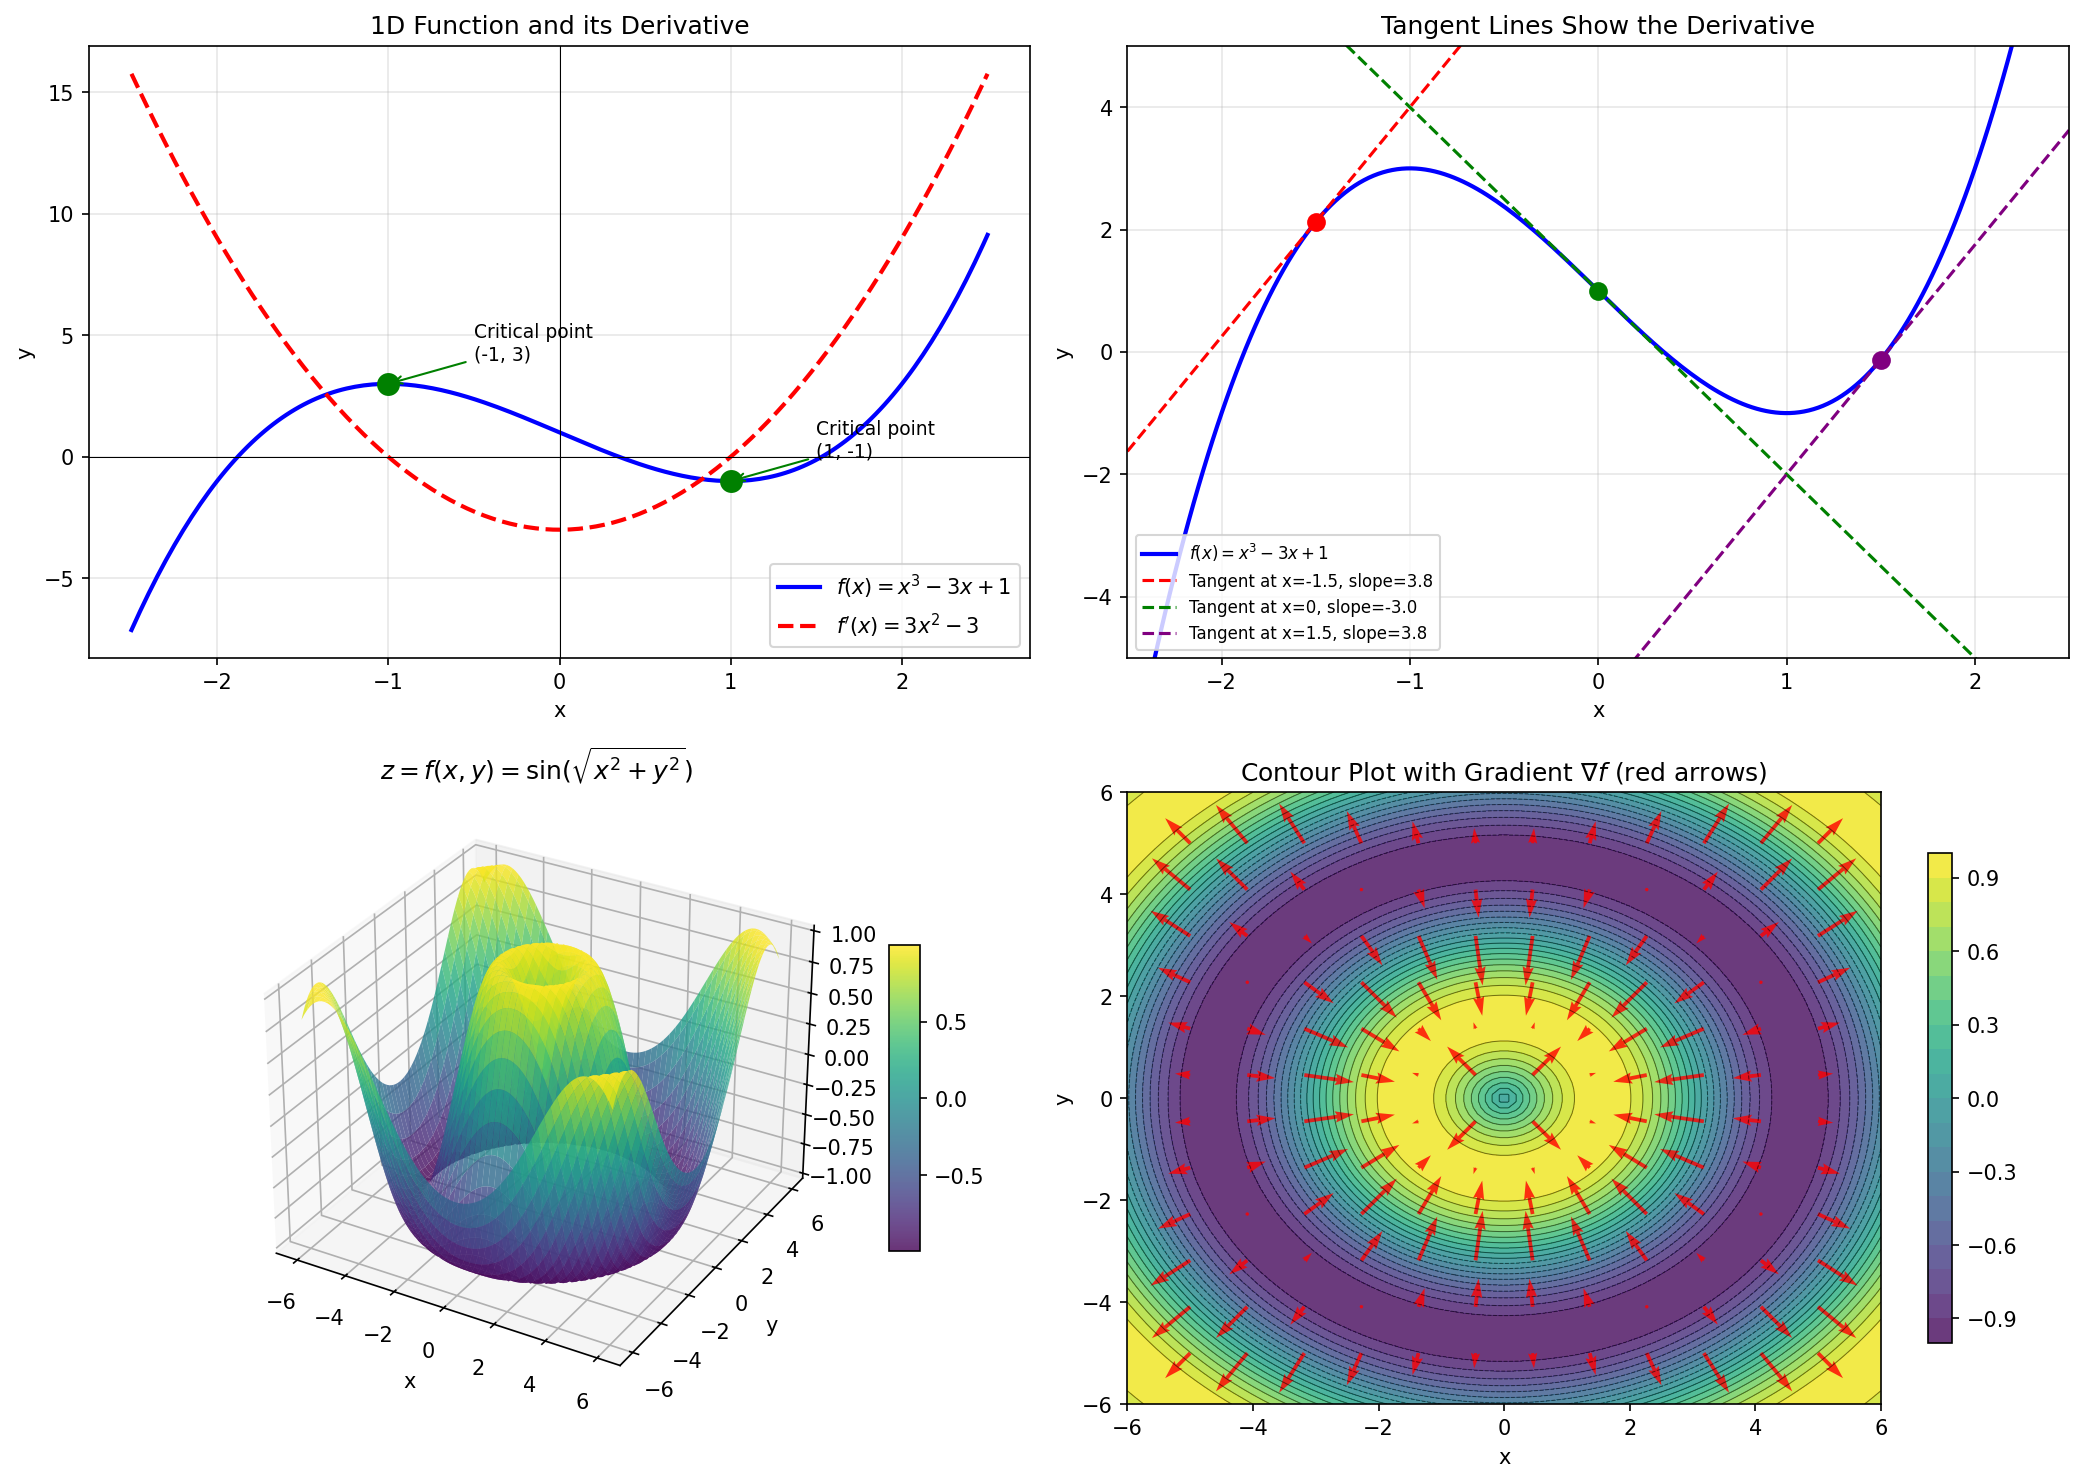

Generate this figure with Python:
"""
Multivariate Calculus Visualization
====================================
Understanding derivatives (1D) and gradients (2D) visually.
"""

import numpy as np
import matplotlib.pyplot as plt
from mpl_toolkits.mplot3d import Axes3D

# Set up the figure with subplots
fig = plt.figure(figsize=(14, 10))

# =============================================================================
# PART 1: Single Variable Function y = f(x)
# =============================================================================
# Function: f(x) = x³ - 3x + 1  (a nice cubic with local max/min)
# Derivative: f'(x) = 3x² - 3

def f(x):
    return x**3 - 3*x + 1

def f_derivative(x):
    return 3*x**2 - 3

# Create x values
x = np.linspace(-2.5, 2.5, 200)
y = f(x)
dy = f_derivative(x)

# Plot 1: The function and its derivative
ax1 = fig.add_subplot(2, 2, 1)
ax1.plot(x, y, 'b-', linewidth=2, label=r'$f(x) = x^3 - 3x + 1$')
ax1.plot(x, dy, 'r--', linewidth=2, label=r"$f'(x) = 3x^2 - 3$")
ax1.axhline(y=0, color='k', linewidth=0.5)
ax1.axvline(x=0, color='k', linewidth=0.5)

# Mark critical points (where derivative = 0)
critical_x = [-1, 1]
for cx in critical_x:
    ax1.plot(cx, f(cx), 'go', markersize=10)
    ax1.annotate(f'Critical point\n({cx}, {f(cx):.0f})',
                 xy=(cx, f(cx)), xytext=(cx+0.5, f(cx)+1),
                 fontsize=9, arrowprops=dict(arrowstyle='->', color='green'))

ax1.set_xlabel('x')
ax1.set_ylabel('y')
ax1.set_title('1D Function and its Derivative')
ax1.legend()
ax1.grid(True, alpha=0.3)

# Plot 2: Tangent lines at various points
ax2 = fig.add_subplot(2, 2, 2)
ax2.plot(x, y, 'b-', linewidth=2, label=r'$f(x) = x^3 - 3x + 1$')

# Draw tangent lines at specific points
tangent_points = [-1.5, 0, 1.5]
colors = ['red', 'green', 'purple']
for pt, col in zip(tangent_points, colors):
    slope = f_derivative(pt)
    y_pt = f(pt)
    # Tangent line: y - y_pt = slope * (x - pt)
    tangent_y = slope * (x - pt) + y_pt
    ax2.plot(x, tangent_y, '--', color=col, linewidth=1.5,
             label=f'Tangent at x={pt}, slope={slope:.1f}')
    ax2.plot(pt, y_pt, 'o', color=col, markersize=8)

ax2.set_xlim(-2.5, 2.5)
ax2.set_ylim(-5, 5)
ax2.set_xlabel('x')
ax2.set_ylabel('y')
ax2.set_title('Tangent Lines Show the Derivative')
ax2.legend(fontsize=8)
ax2.grid(True, alpha=0.3)

# =============================================================================
# PART 2: Two Variable Function z = f(x, y)
# =============================================================================
# Function: f(x,y) = sin(sqrt(x² + y²))  (ripples from origin)
# Gradient: ∇f = [∂f/∂x, ∂f/∂y]

def g(x, y):
    r = np.sqrt(x**2 + y**2)
    # Avoid division by zero
    r = np.where(r == 0, 1e-10, r)
    return np.sin(r)

def g_gradient(x, y):
    r = np.sqrt(x**2 + y**2)
    r = np.where(r == 0, 1e-10, r)
    # ∂f/∂x = cos(r) * x/r
    # ∂f/∂y = cos(r) * y/r
    dfdx = np.cos(r) * x / r
    dfdy = np.cos(r) * y / r
    return dfdx, dfdy

# Create meshgrid
x_2d = np.linspace(-6, 6, 100)
y_2d = np.linspace(-6, 6, 100)
X, Y = np.meshgrid(x_2d, y_2d)
Z = g(X, Y)

# Plot 3: 3D Surface
ax3 = fig.add_subplot(2, 2, 3, projection='3d')
surf = ax3.plot_surface(X, Y, Z, cmap='viridis', alpha=0.8,
                         linewidth=0, antialiased=True)
ax3.set_xlabel('x')
ax3.set_ylabel('y')
ax3.set_zlabel('z')
ax3.set_title(r'$z = f(x,y) = \sin(\sqrt{x^2 + y^2})$')
fig.colorbar(surf, ax=ax3, shrink=0.5, aspect=10)

# Plot 4: Contour plot with gradient vectors
ax4 = fig.add_subplot(2, 2, 4)
contour = ax4.contourf(X, Y, Z, levels=20, cmap='viridis', alpha=0.8)
ax4.contour(X, Y, Z, levels=20, colors='black', linewidths=0.5, alpha=0.5)

# Add gradient vectors (quiver plot) on a coarser grid
x_quiver = np.linspace(-5, 5, 12)
y_quiver = np.linspace(-5, 5, 12)
Xq, Yq = np.meshgrid(x_quiver, y_quiver)
dZdx, dZdy = g_gradient(Xq, Yq)

ax4.quiver(Xq, Yq, dZdx, dZdy, color='red', alpha=0.8,
           scale=15, width=0.005)

ax4.set_xlabel('x')
ax4.set_ylabel('y')
ax4.set_title(r'Contour Plot with Gradient $\nabla f$ (red arrows)')
fig.colorbar(contour, ax=ax4, shrink=0.8)

plt.tight_layout()
plt.savefig('calculus_visualization.png', dpi=150, bbox_inches='tight')
plt.show()

# =============================================================================
# Print mathematical explanations
# =============================================================================
print("""
================================================================================
                    MULTIVARIATE CALCULUS SUMMARY
================================================================================

1D CASE: y = f(x) = x³ - 3x + 1
----------------------------------
  Derivative: f'(x) = 3x² - 3

  The derivative tells us:
    - Slope of the tangent line at any point
    - Rate of change of y with respect to x
    - Where f'(x) = 0 → critical points (local max/min)

  Critical points: x = -1 (local max), x = 1 (local min)


2D CASE: z = f(x,y) = sin(√(x² + y²))
----------------------------------
  Gradient: ∇f = [∂f/∂x, ∂f/∂y]

           ∂f/∂x = cos(√(x² + y²)) · x/√(x² + y²)
           ∂f/∂y = cos(√(x² + y²)) · y/√(x² + y²)

  The gradient tells us:
    - Direction of STEEPEST ASCENT (crucial for ML!)
    - Magnitude = rate of change in that direction
    - Perpendicular to contour lines
    - In gradient DESCENT, we move OPPOSITE to gradient


KEY INSIGHT FOR ML:
----------------------------------
  In machine learning, we minimize a loss function L(θ).

  Gradient descent update rule:
    θ_new = θ_old - α · ∇L(θ)

  where α is the learning rate.

  The gradient points "uphill" → we go opposite direction to minimize!

================================================================================
""")
